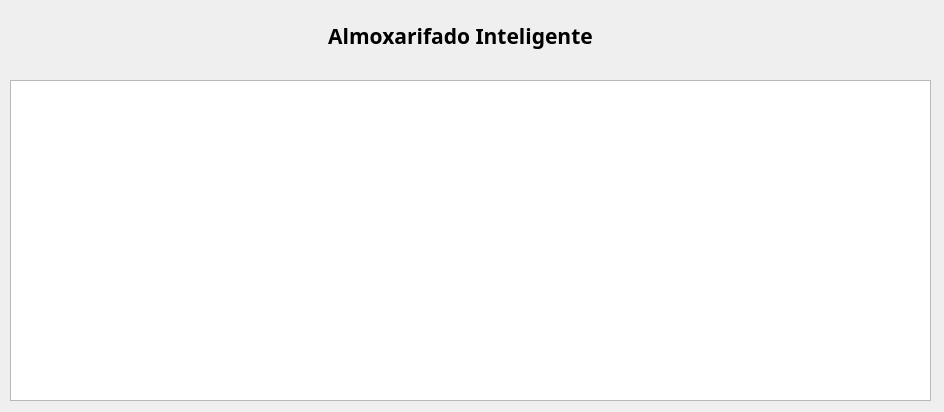
<?xml version="1.0" encoding="UTF-8"?>
<ui version="4.0">
 <class>almox_novoItem</class>
 <widget class="QDialog" name="almox_novoItem">
  <property name="geometry">
   <rect>
    <x>0</x>
    <y>0</y>
    <width>944</width>
    <height>412</height>
   </rect>
  </property>
  <property name="windowTitle">
   <string>Lista de Itens</string>
  </property>
  <widget class="QLabel" name="label">
   <property name="geometry">
    <rect>
     <x>300</x>
     <y>0</y>
     <width>321</width>
     <height>71</height>
    </rect>
   </property>
   <property name="font">
    <font>
     <family>Arial Black</family>
     <pointsize>16</pointsize>
     <weight>75</weight>
     <bold>true</bold>
     <strikeout>false</strikeout>
     <kerning>true</kerning>
    </font>
   </property>
   <property name="layoutDirection">
    <enum>Qt::RightToLeft</enum>
   </property>
   <property name="styleSheet">
    <string notr="true"/>
   </property>
   <property name="text">
    <string>Almoxarifado Inteligente</string>
   </property>
   <property name="alignment">
    <set>Qt::AlignCenter</set>
   </property>
  </widget>
  <widget class="QTableView" name="tableView">
   <property name="geometry">
    <rect>
     <x>10</x>
     <y>80</y>
     <width>921</width>
     <height>321</height>
    </rect>
   </property>
   <property name="sortingEnabled">
    <bool>true</bool>
   </property>
  </widget>
 </widget>
 <resources/>
 <connections/>
</ui>
